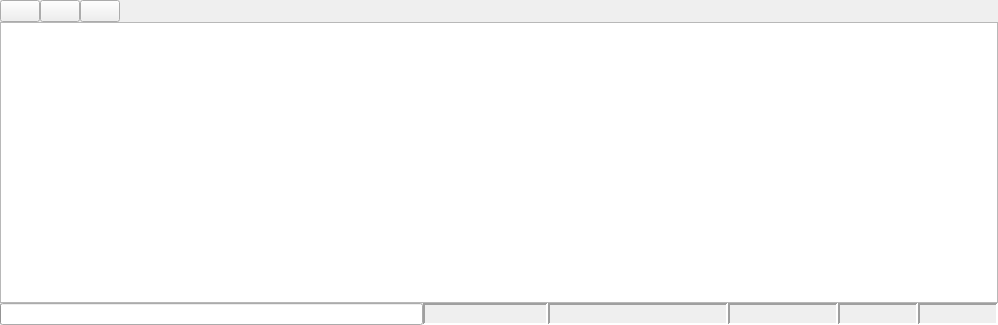
<?xml version="1.0" encoding="UTF-8"?>
<ui version="4.0">
 <class>MyBag</class>
 <widget class="QWidget" name="MyBag">
  <property name="geometry">
   <rect>
    <x>0</x>
    <y>0</y>
    <width>998</width>
    <height>325</height>
   </rect>
  </property>
  <property name="windowTitle">
   <string>Bag</string>
  </property>
  <layout class="QVBoxLayout" name="verticalLayout">
   <property name="spacing">
    <number>0</number>
   </property>
   <property name="leftMargin">
    <number>0</number>
   </property>
   <property name="topMargin">
    <number>0</number>
   </property>
   <property name="rightMargin">
    <number>0</number>
   </property>
   <property name="bottomMargin">
    <number>0</number>
   </property>
   <item>
    <layout class="QHBoxLayout" name="horizontalLayout">
     <item>
      <widget class="QPushButton" name="record_button">
       <property name="toolTip">
        <string>Record Bag</string>
       </property>
       <property name="text">
        <string/>
       </property>
       <property name="iconSize">
        <size>
         <width>16</width>
         <height>16</height>
        </size>
       </property>
      </widget>
     </item>
     <item>
      <widget class="QPushButton" name="load_button">
       <property name="toolTip">
        <string>Features Extraction</string>
       </property>
       <property name="text">
        <string/>
       </property>
       <property name="iconSize">
        <size>
         <width>16</width>
         <height>16</height>
        </size>
       </property>
      </widget>
     </item>
     <item>
      <widget class="QPushButton" name="history_button">
       <property name="toolTip">
        <string>Time-Series Features Extraction</string>
       </property>
       <property name="text">
        <string/>
       </property>
       <property name="iconSize">
        <size>
         <width>16</width>
         <height>16</height>
        </size>
       </property>
      </widget>
     </item>
     <item>
      <spacer name="horizontalSpacer">
       <property name="orientation">
        <enum>Qt::Horizontal</enum>
       </property>
       <property name="sizeHint" stdset="0">
        <size>
         <width>40</width>
         <height>20</height>
        </size>
       </property>
      </spacer>
     </item>
    </layout>
   </item>
   <item>
    <widget class="BagGraphicsView" name="graphics_view">
     <property name="maximumSize">
      <size>
       <width>16777215</width>
       <height>16777215</height>
      </size>
     </property>
     <property name="horizontalScrollBarPolicy">
      <enum>Qt::ScrollBarAlwaysOff</enum>
     </property>
    </widget>
   </item>
   <item>
    <layout class="QHBoxLayout" name="status_bar_layout">
     <item>
      <widget class="QProgressBar" name="progress_bar">
       <property name="sizePolicy">
        <sizepolicy hsizetype="Minimum" vsizetype="Fixed">
         <horstretch>0</horstretch>
         <verstretch>0</verstretch>
        </sizepolicy>
       </property>
       <property name="value">
        <number>0</number>
       </property>
       <property name="textVisible">
        <bool>false</bool>
       </property>
      </widget>
     </item>
     <item>
      <widget class="QLabel" name="stamp_label">
       <property name="maximumSize">
        <size>
         <width>125</width>
         <height>16777215</height>
        </size>
       </property>
       <property name="toolTip">
        <string>Time Stamp of the current playhead</string>
       </property>
       <property name="frameShape">
        <enum>QFrame::Panel</enum>
       </property>
       <property name="frameShadow">
        <enum>QFrame::Sunken</enum>
       </property>
       <property name="lineWidth">
        <number>2</number>
       </property>
       <property name="text">
        <string/>
       </property>
      </widget>
     </item>
     <item>
      <widget class="QLabel" name="date_label">
       <property name="maximumSize">
        <size>
         <width>180</width>
         <height>16777215</height>
        </size>
       </property>
       <property name="toolTip">
        <string>Date and time of the playhead</string>
       </property>
       <property name="frameShape">
        <enum>QFrame::Panel</enum>
       </property>
       <property name="frameShadow">
        <enum>QFrame::Sunken</enum>
       </property>
       <property name="lineWidth">
        <number>2</number>
       </property>
       <property name="text">
        <string/>
       </property>
      </widget>
     </item>
     <item>
      <widget class="QLabel" name="seconds_label">
       <property name="minimumSize">
        <size>
         <width>0</width>
         <height>0</height>
        </size>
       </property>
       <property name="maximumSize">
        <size>
         <width>110</width>
         <height>16777215</height>
        </size>
       </property>
       <property name="toolTip">
        <string>Number of Seconds from the beginning of the current playhead</string>
       </property>
       <property name="frameShape">
        <enum>QFrame::Panel</enum>
       </property>
       <property name="frameShadow">
        <enum>QFrame::Sunken</enum>
       </property>
       <property name="lineWidth">
        <number>2</number>
       </property>
       <property name="text">
        <string/>
       </property>
      </widget>
     </item>
     <item>
      <widget class="QLabel" name="playspeed_label">
       <property name="maximumSize">
        <size>
         <width>80</width>
         <height>16777215</height>
        </size>
       </property>
       <property name="frameShape">
        <enum>QFrame::Panel</enum>
       </property>
       <property name="frameShadow">
        <enum>QFrame::Sunken</enum>
       </property>
       <property name="lineWidth">
        <number>2</number>
       </property>
       <property name="text">
        <string/>
       </property>
      </widget>
     </item>
     <item>
      <widget class="QLabel" name="filesize_label">
       <property name="maximumSize">
        <size>
         <width>80</width>
         <height>16777215</height>
        </size>
       </property>
       <property name="frameShape">
        <enum>QFrame::Panel</enum>
       </property>
       <property name="frameShadow">
        <enum>QFrame::Sunken</enum>
       </property>
       <property name="lineWidth">
        <number>2</number>
       </property>
       <property name="text">
        <string/>
       </property>
      </widget>
     </item>
    </layout>
   </item>
  </layout>
 </widget>
 <customwidgets>
  <customwidget>
   <class>BagGraphicsView</class>
   <extends>QGraphicsView</extends>
   <header>rqt_bag.bag_widget</header>
  </customwidget>
 </customwidgets>
 <resources/>
 <connections/>
</ui>
